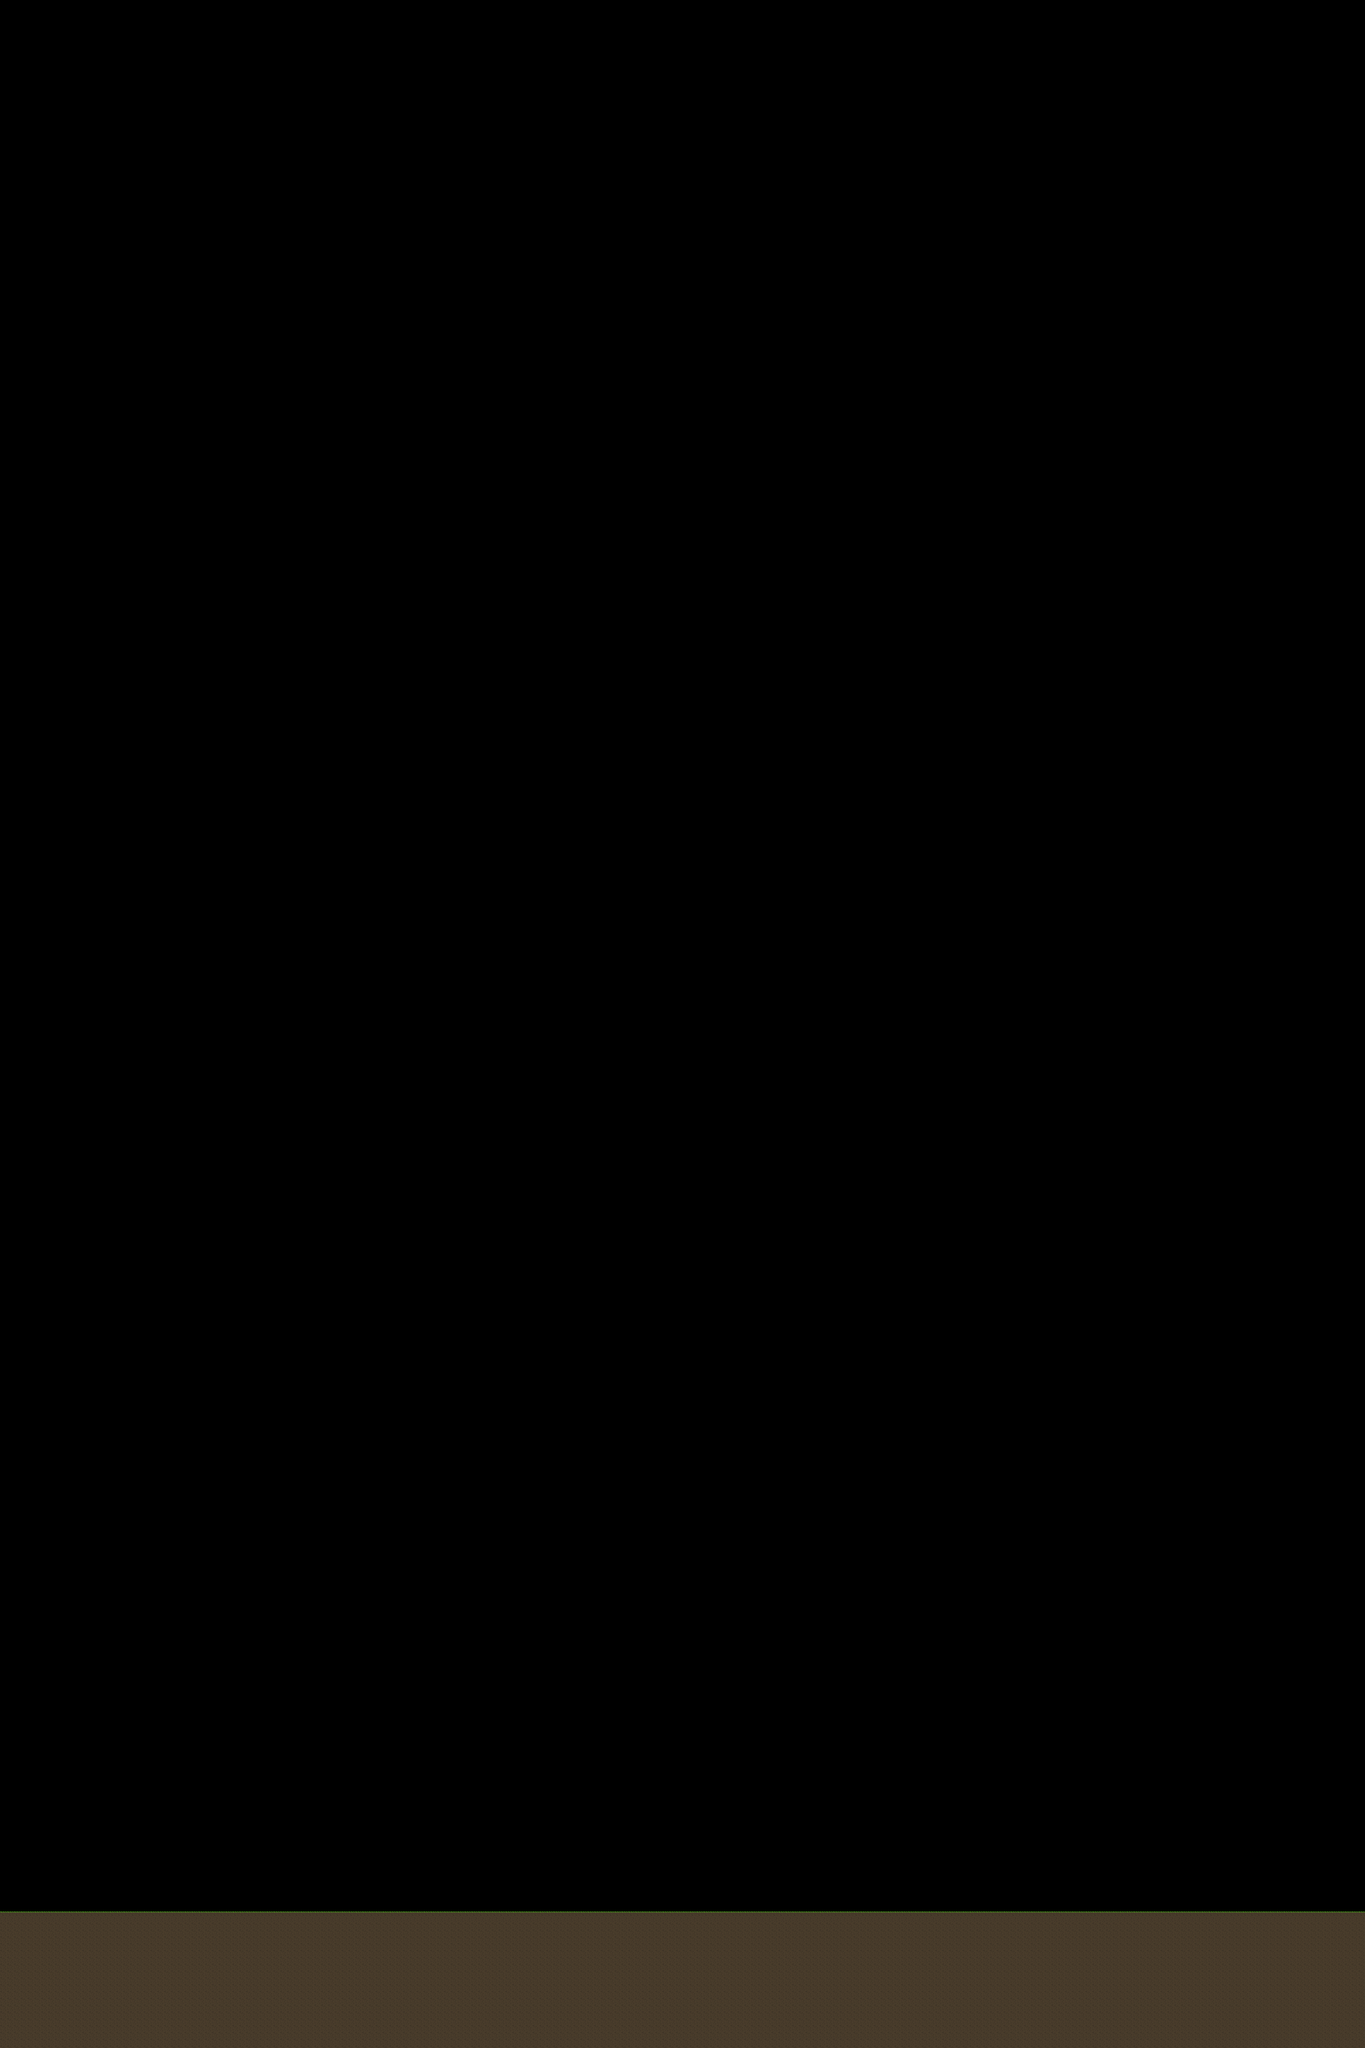

This is a level from a 2D game, rendered from its Tiled map with the project's own tilesets. A one-line summary and the map file follow, with tile-layer data summarised:
An orthogonal 200x300 tile map with 16x16 px tiles, 1 tile layer (Mainground), 3 hidden layers not drawn.

<map version="1.2" tiledversion="1.3.4" orientation="orthogonal" renderorder="right-down" width="200" height="300" tilewidth="16" tileheight="16" infinite="0" nextlayerid="5" nextobjectid="1">
 <tileset firstgid="1" name="tiles" tilewidth="16" tileheight="16" tilecount="6" columns="6">
  <image source="tiles.png" trans="00aaff" width="96" height="16" />
 </tileset>
 <layer id="1" name="Sky" width="200" height="300" visible="0">
  <data>[60000 cells, 60000 non-empty, 1 distinct tile ids]</data>
 </layer>
 <layer id="2" name="Background" width="200" height="300" visible="0">
  <data>[60000 cells, 0 non-empty, 0 distinct tile ids]</data>
 </layer>
 <layer id="3" name="Mainground" width="200" height="300">
  <data>[60000 cells, 4000 non-empty, 2 distinct tile ids]</data>
 </layer>
 <layer id="4" name="Frontground" width="200" height="300" visible="0">
  <data>[60000 cells, 0 non-empty, 0 distinct tile ids]</data>
 </layer>
</map>
